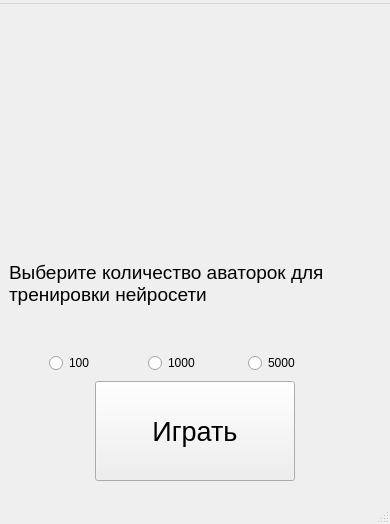
<?xml version="1.0" encoding="UTF-8"?>
<ui version="4.0">
 <class>MainWindow</class>
 <widget class="QMainWindow" name="MainWindow">
  <property name="geometry">
   <rect>
    <x>0</x>
    <y>0</y>
    <width>390</width>
    <height>524</height>
   </rect>
  </property>
  <property name="windowTitle">
   <string>Avatar</string>
  </property>
  <widget class="QWidget" name="centralwidget">
   <layout class="QVBoxLayout" name="verticalLayout">
    <item>
     <spacer name="verticalSpacer">
      <property name="orientation">
       <enum>Qt::Vertical</enum>
      </property>
      <property name="sizeHint" stdset="0">
       <size>
        <width>20</width>
        <height>40</height>
       </size>
      </property>
     </spacer>
    </item>
    <item>
     <layout class="QGridLayout" name="gridLayout">
      <property name="topMargin">
       <number>0</number>
      </property>
      <item row="0" column="0">
       <widget class="QLabel" name="label">
        <property name="minimumSize">
         <size>
          <width>180</width>
          <height>180</height>
         </size>
        </property>
        <property name="maximumSize">
         <size>
          <width>180</width>
          <height>180</height>
         </size>
        </property>
        <property name="layoutDirection">
         <enum>Qt::LeftToRight</enum>
        </property>
        <property name="text">
         <string/>
        </property>
        <property name="pixmap">
         <pixmap resource="resources.qrc">:/icons/vkIcon.png</pixmap>
        </property>
        <property name="scaledContents">
         <bool>true</bool>
        </property>
        <property name="alignment">
         <set>Qt::AlignCenter</set>
        </property>
       </widget>
      </item>
     </layout>
    </item>
    <item>
     <layout class="QVBoxLayout" name="verticalLayout_3">
      <property name="topMargin">
       <number>0</number>
      </property>
      <item>
       <spacer name="verticalSpacer_5">
        <property name="orientation">
         <enum>Qt::Vertical</enum>
        </property>
        <property name="sizeHint" stdset="0">
         <size>
          <width>20</width>
          <height>30</height>
         </size>
        </property>
       </spacer>
      </item>
      <item>
       <widget class="QLabel" name="title">
        <property name="font">
         <font>
          <pointsize>14</pointsize>
         </font>
        </property>
        <property name="text">
         <string>Выберите количество аваторок для тренировки нейросети</string>
        </property>
        <property name="scaledContents">
         <bool>false</bool>
        </property>
        <property name="wordWrap">
         <bool>true</bool>
        </property>
       </widget>
      </item>
     </layout>
    </item>
    <item>
     <spacer name="verticalSpacer_2">
      <property name="orientation">
       <enum>Qt::Vertical</enum>
      </property>
      <property name="sizeType">
       <enum>QSizePolicy::Preferred</enum>
      </property>
      <property name="sizeHint" stdset="0">
       <size>
        <width>20</width>
        <height>40</height>
       </size>
      </property>
     </spacer>
    </item>
    <item>
     <layout class="QHBoxLayout" name="horizontalLayout">
      <property name="topMargin">
       <number>10</number>
      </property>
      <item>
       <spacer name="horizontalSpacer_3">
        <property name="orientation">
         <enum>Qt::Horizontal</enum>
        </property>
        <property name="sizeType">
         <enum>QSizePolicy::Preferred</enum>
        </property>
        <property name="sizeHint" stdset="0">
         <size>
          <width>40</width>
          <height>20</height>
         </size>
        </property>
       </spacer>
      </item>
      <item>
       <widget class="QRadioButton" name="hundredButton">
        <property name="sizePolicy">
         <sizepolicy hsizetype="Preferred" vsizetype="Preferred">
          <horstretch>0</horstretch>
          <verstretch>0</verstretch>
         </sizepolicy>
        </property>
        <property name="text">
         <string>100</string>
        </property>
       </widget>
      </item>
      <item>
       <widget class="QRadioButton" name="k1Button">
        <property name="sizePolicy">
         <sizepolicy hsizetype="Preferred" vsizetype="Preferred">
          <horstretch>0</horstretch>
          <verstretch>0</verstretch>
         </sizepolicy>
        </property>
        <property name="text">
         <string>1000</string>
        </property>
       </widget>
      </item>
      <item>
       <widget class="QRadioButton" name="k5Button">
        <property name="sizePolicy">
         <sizepolicy hsizetype="Preferred" vsizetype="Preferred">
          <horstretch>0</horstretch>
          <verstretch>0</verstretch>
         </sizepolicy>
        </property>
        <property name="text">
         <string>5000</string>
        </property>
       </widget>
      </item>
      <item>
       <spacer name="horizontalSpacer_4">
        <property name="orientation">
         <enum>Qt::Horizontal</enum>
        </property>
        <property name="sizeType">
         <enum>QSizePolicy::Preferred</enum>
        </property>
        <property name="sizeHint" stdset="0">
         <size>
          <width>40</width>
          <height>20</height>
         </size>
        </property>
       </spacer>
      </item>
     </layout>
    </item>
    <item>
     <spacer name="verticalSpacer_3">
      <property name="orientation">
       <enum>Qt::Vertical</enum>
      </property>
      <property name="sizeType">
       <enum>QSizePolicy::Preferred</enum>
      </property>
      <property name="sizeHint" stdset="0">
       <size>
        <width>20</width>
        <height>10</height>
       </size>
      </property>
     </spacer>
    </item>
    <item>
     <layout class="QHBoxLayout" name="horizontalLayout_2">
      <property name="topMargin">
       <number>0</number>
      </property>
      <item>
       <spacer name="horizontalSpacer">
        <property name="orientation">
         <enum>Qt::Horizontal</enum>
        </property>
        <property name="sizeType">
         <enum>QSizePolicy::Preferred</enum>
        </property>
        <property name="sizeHint" stdset="0">
         <size>
          <width>40</width>
          <height>20</height>
         </size>
        </property>
       </spacer>
      </item>
      <item>
       <widget class="QPushButton" name="playButton">
        <property name="enabled">
         <bool>true</bool>
        </property>
        <property name="sizePolicy">
         <sizepolicy hsizetype="Preferred" vsizetype="Preferred">
          <horstretch>0</horstretch>
          <verstretch>0</verstretch>
         </sizepolicy>
        </property>
        <property name="minimumSize">
         <size>
          <width>100</width>
          <height>100</height>
         </size>
        </property>
        <property name="maximumSize">
         <size>
          <width>200</width>
          <height>200</height>
         </size>
        </property>
        <property name="font">
         <font>
          <pointsize>20</pointsize>
         </font>
        </property>
        <property name="text">
         <string>Играть</string>
        </property>
       </widget>
      </item>
      <item>
       <spacer name="horizontalSpacer_2">
        <property name="orientation">
         <enum>Qt::Horizontal</enum>
        </property>
        <property name="sizeType">
         <enum>QSizePolicy::Preferred</enum>
        </property>
        <property name="sizeHint" stdset="0">
         <size>
          <width>40</width>
          <height>20</height>
         </size>
        </property>
       </spacer>
      </item>
     </layout>
    </item>
    <item>
     <spacer name="verticalSpacer_4">
      <property name="orientation">
       <enum>Qt::Vertical</enum>
      </property>
      <property name="sizeType">
       <enum>QSizePolicy::Preferred</enum>
      </property>
      <property name="sizeHint" stdset="0">
       <size>
        <width>20</width>
        <height>20</height>
       </size>
      </property>
     </spacer>
    </item>
   </layout>
  </widget>
  <widget class="QMenuBar" name="menubar">
   <property name="geometry">
    <rect>
     <x>0</x>
     <y>0</y>
     <width>390</width>
     <height>22</height>
    </rect>
   </property>
   <widget class="QMenu" name="menuAvatar">
    <property name="title">
     <string/>
    </property>
   </widget>
   <addaction name="menuAvatar"/>
  </widget>
  <widget class="QStatusBar" name="statusbar"/>
 </widget>
 <resources>
  <include location="resources.qrc"/>
 </resources>
 <connections/>
</ui>
